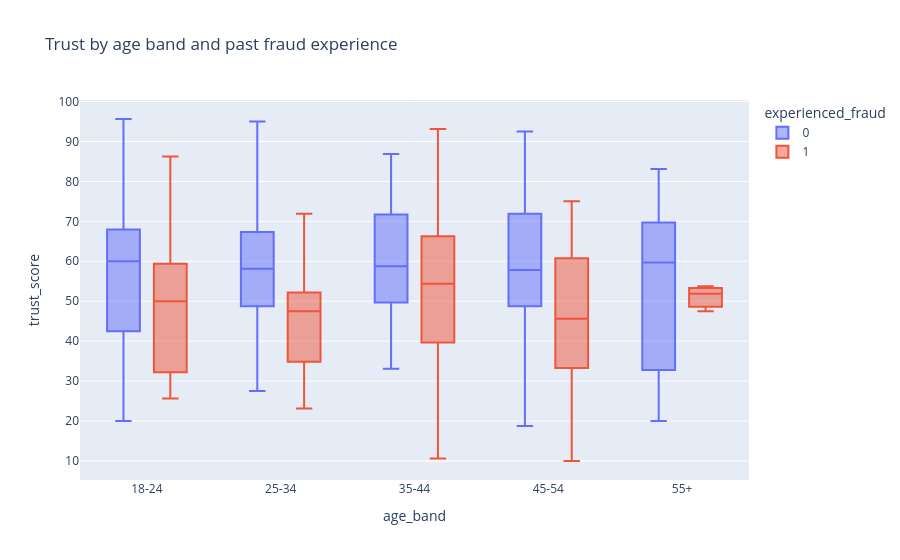

Notebook code for this chart:
### Code cell
sc = load_trust(); sv = load_survey()
full = sv.merge(sc[['respondent_id', 'trust_score']], on='respondent_id')
px.box(full, x='age_band', y='trust_score', color='experienced_fraud', category_orders={'age_band': ['18-24', '25-34', '35-44', '45-54', '55+']}, title='Trust by age band and past fraud experience')

### Figure 1 — Plotly figure (JSON) as saved in the notebook; plotly's stock layout.template omitted (floating-point values rounded to 4 significant figures; data arrays with more than 128 entries replaced by an {"elided": "..."} marker saying what was removed)
{"data": [{"alignmentgroup": "True", "hovertemplate": "experienced_fraud=0<br>age_band=%{x}<br>trust_score=%{y}<extra></extra>", "legendgroup": "0", "marker": {"color": "#636efa"}, "name": "0", "notched": false, "offsetgroup": "0", "orientation": "v", "showlegend": true, "type": "box", "x": {"elided": "291 str values"}, "x0": " ", "xaxis": "x", "y": {"elided": "291 float values"}, "y0": " ", "yaxis": "y"}, {"alignmentgroup": "True", "hovertemplate": "experienced_fraud=1<br>age_band=%{x}<br>trust_score=%{y}<extra></extra>", "legendgroup": "1", "marker": {"color": "#EF553B"}, "name": "1", "notched": false, "offsetgroup": "1", "orientation": "v", "showlegend": true, "type": "box", "x": ["18-24", "45-54", "25-34", "45-54", "25-34", "18-24", "25-34", "35-44", "45-54", "45-54", "18-24", "25-34", "18-24", "45-54", "35-44", "55+", "45-54", "35-44", "25-34", "25-34", "18-24", "35-44", "25-34", "18-24", "45-54", "25-34", "55+", "25-34", "45-54", "35-44", "25-34", "35-44", "35-44", "45-54", "35-44", "18-24", "18-24", "25-34", "25-34", "25-34", "35-44", "35-44", "25-34", "18-24", "18-24", "18-24", "18-24", "45-54", "18-24", "25-34", "25-34", "25-34", "25-34", "45-54", "25-34", "18-24", "18-24", "18-24", "25-34", "35-44", "55+", "25-34", "35-44", "35-44"], "x0": " ", "xaxis": "x", "y": [50.62, 45.0, 63.75, 10.0, 45.0, 49.38, 53.12, 79.38, 75.0, 39.38, 30.0, 50.62, 75.62, 66.88, 10.62, 51.88, 51.25, 54.38, 26.88, 37.5, 86.25, 93.12, 71.88, 46.25, 61.88, 25.62, 47.5, 47.5, 31.25, 64.38, 23.12, 71.88, 58.75, 30.0, 46.88, 30.0, 51.88, 58.12, 48.12, 50.62, 45.0, 44.38, 23.75, 56.88, 52.5, 61.88, 63.12, 45.62, 25.62, 45.62, 51.88, 47.5, 57.5, 57.5, 45.0, 34.38, 39.38, 27.5, 51.88, 60.62, 53.75, 26.88, 21.88, 25.62], "y0": " ", "yaxis": "y"}], "layout": {"boxmode": "group", "legend": {"title": {"text": "experienced_fraud"}, "tracegroupgap": 0}, "title": {"text": "Trust by age band and past fraud experience"}, "xaxis": {"anchor": "y", "categoryarray": ["18-24", "25-34", "35-44", "45-54", "55+"], "categoryorder": "array", "domain": [0.0, 1.0], "title": {"text": "age_band"}}, "yaxis": {"anchor": "x", "domain": [0.0, 1.0], "title": {"text": "trust_score"}}}}
